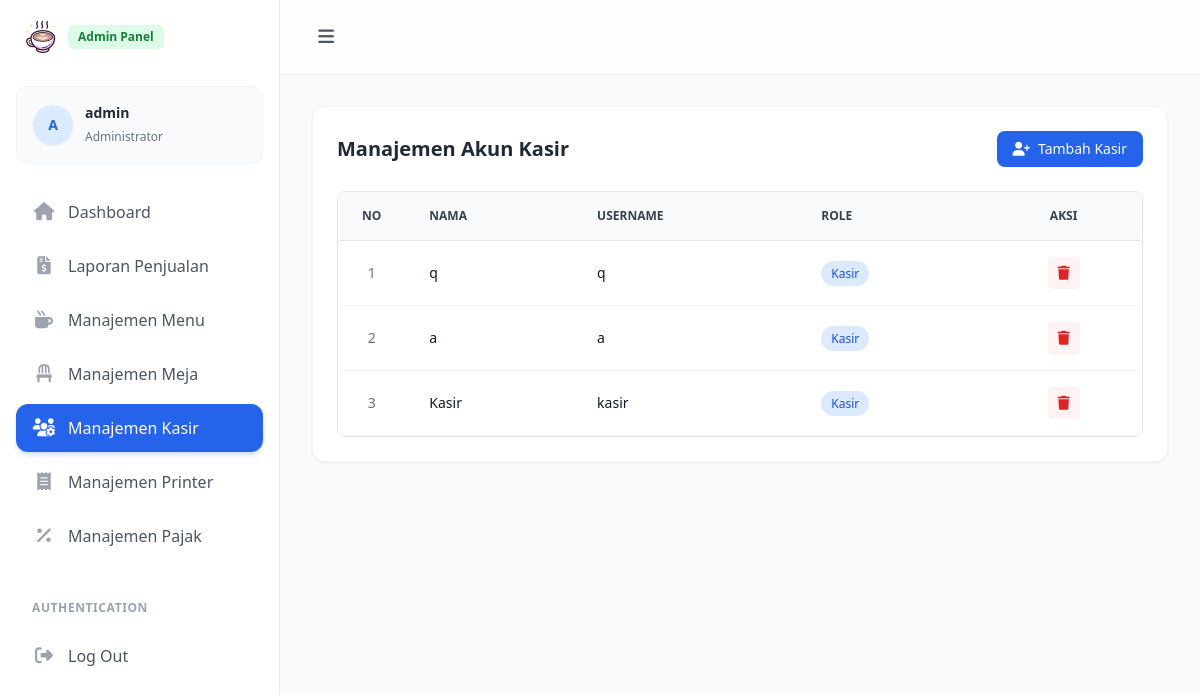
The page /admin/kasir/index.php (signed in) on the database its author committed.
### tables this page shows
CREATE TABLE `user` (
  `id` int unsigned NOT NULL AUTO_INCREMENT,
  `name` varchar(50) NOT NULL,
  `username` varchar(50) NOT NULL,
  `password` varchar(255) NOT NULL,
  `role` tinyint unsigned NOT NULL COMMENT '1: Kasir, 2: Admin',
  `created_at` datetime DEFAULT CURRENT_TIMESTAMP,
  `updated_at` datetime DEFAULT NULL,
  PRIMARY KEY (`id`),
  UNIQUE KEY `username` (`username`)
);

### admin/kasir/index.php (the view, shortened to what this page needs)
<?php
require_once __DIR__ . '/../../config.php';
try {
    $stmt = $pdo->prepare("SELECT * FROM user WHERE username != 'admin' ORDER BY id DESC");
    $stmt->execute();
    $kasirs = $stmt->fetchAll();
} catch (PDOException $e) {
    $error_msg = "Gagal mengambil data: " . $e->getMessage();
}
?>
<?php
include __DIR__ . '/../layout/header.php';
include __DIR__ . '/../layout/sidebar.php';
?>
    <main class="relative min-h-screen pt-[74px] transition-all duration-300 lg:ml-[280px] pc-main">
      <div class="p-4 sm:p-6 lg:p-8">
          <div class="rounded-xl border border-gray-100 bg-white p-6 shadow-sm">
              <div class="mb-6 flex flex-col sm:flex-row items-start sm:items-center justify-between gap-4">
                <h3 class="text-xl font-bold text-gray-800">Manajemen Akun Kasir</h3>
                <button data-modal-target="authentication-modal" data-modal-toggle="authentication-modal" class="inline-flex items-center rounded-lg bg-blue-600 px-4 py-2 text-sm font-medium text-white transition-colors hover:bg-blue-700" type="button">
                    <i class="fa-solid fa-user-plus mr-2"></i>Tambah Kasir
                </button>
              </div>
              <div class="overflow-x-auto rounded-lg border border-gray-200">
                <table class="w-full text-left text-sm text-gray-500">
                  <thead class="bg-gray-50 text-xs uppercase text-gray-700 border-b border-gray-200">
                    <tr>
                      <th scope="col" class="w-16 px-6 py-4 text-center">No</th>
                      <th scope="col" class="px-6 py-4">Nama</th>
                      <th scope="col" class="px-6 py-4">Username</th>
                      <th scope="col" class="px-6 py-4">Role</th>
                      <th scope="col" class="px-6 py-4 text-center">Aksi</th>
                    </tr>
                  </thead>
                  <tbody>
                    <?php if (empty($kasirs)): ?>
                        <tr><td colspan="4" class="py-6 text-center text-gray-500">Data kasir belum tersedia.</td></tr>
                    <?php else: ?>
                        <?php $no = 1; foreach ($kasirs as $row): ?>
                        <tr class="border-b border-gray-100 bg-white transition-colors hover:bg-gray-50">
                          <td class="px-6 py-4 text-center"><?php echo $no++; ?></td>
                          <td class="px-6 py-4 font-medium text-gray-900"><?= htmlspecialchars($row['name'] ?? '-'); ?></td>
                          <td class="px-6 py-4 font-medium text-gray-900"><?= htmlspecialchars($row['username']); ?></td>
                          <td class="px-6 py-4">
                              <span class="rounded-full bg-blue-100 px-2.5 py-1 text-xs font-medium text-blue-700">Kasir</span>
                          </td>
                          <td class="px-6 py-4 text-center">
                            <div class="flex items-center justify-center gap-2">
                              <a href="hapus?id=<?php echo $row['id']; ?>" onclick="return confirm('Yakin ingin menghapus akun kasir ini?')" class="inline-flex h-8 w-8 items-center justify-center rounded bg-red-50 text-red-600 transition-colors hover:bg-red-100 hover:text-red-900">
                                  <i class="fa-solid fa-trash"></i>
                              </a>
                            </div>
                          </td>
                        </tr>
                        <?php endforeach; ?>
                    <?php endif; ?>
                  </tbody>
                </table>
              </div>
          </div>
      </div>
    </main>
<?php
include __DIR__ . '/../layout/footer.php';
?>

### rows shown on the page
user: name "q", username "q"
user: name "a", username "a"
user: name "Kasir", username "kasir"

### other values the page prints
$initials "A"
$_SESSION['name'] "admin"
